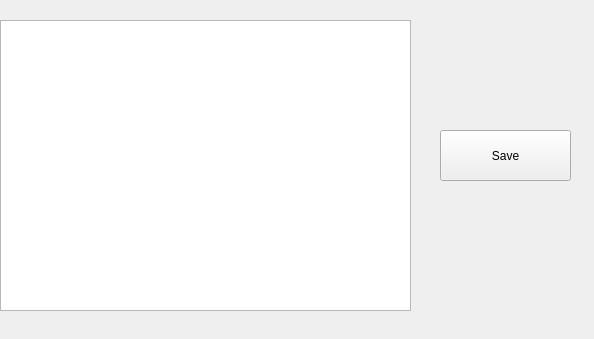
<?xml version="1.0" encoding="UTF-8"?>
<ui version="4.0">
 <class>DevelopWindow</class>
 <widget class="QWidget" name="DevelopWindow">
  <property name="geometry">
   <rect>
    <x>0</x>
    <y>0</y>
    <width>594</width>
    <height>339</height>
   </rect>
  </property>
  <property name="windowTitle">
   <string>DevelopWindow</string>
  </property>
  <widget class="QTextEdit" name="textEdit">
   <property name="geometry">
    <rect>
     <x>0</x>
     <y>20</y>
     <width>411</width>
     <height>291</height>
    </rect>
   </property>
  </widget>
  <widget class="QPushButton" name="saveButton">
   <property name="geometry">
    <rect>
     <x>440</x>
     <y>130</y>
     <width>131</width>
     <height>51</height>
    </rect>
   </property>
   <property name="text">
    <string>Save</string>
   </property>
  </widget>
 </widget>
 <layoutdefault spacing="6" margin="11"/>
 <resources/>
 <connections/>
</ui>
